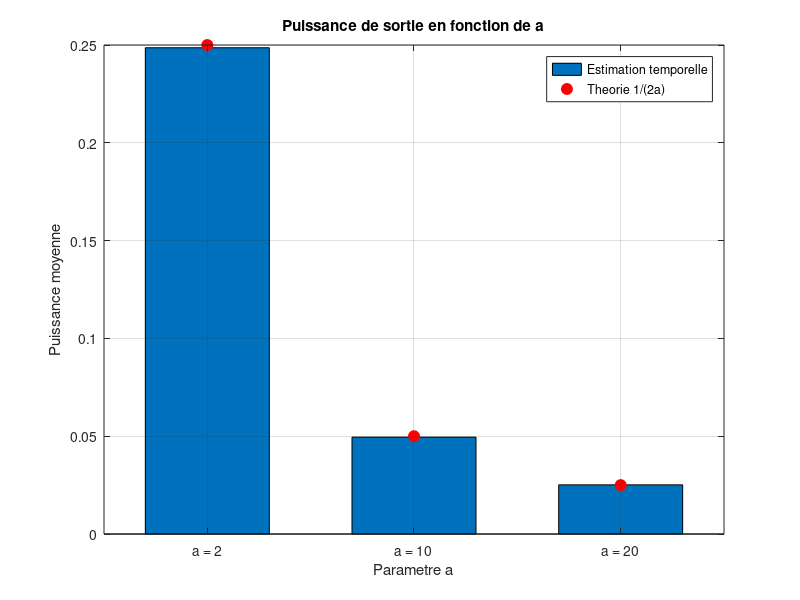

Write the MATLAB code that produced this figure.
clear; close all; clc;

rng(1);

Fs = 1000;
Ts = 1 / Fs;
N = 8192;
t = (0:N-1) * Ts;

a_list = [2 10 20];
M = 50;
n0 = find(t >= 4, 1);

h = cell(1, numel(a_list));
for k = 1:numel(a_list)
    a = a_list(k);
    L = min(N, ceil(8 / (a*Ts)) + 1);
    th = (0:L-1) * Ts;
    h{k} = exp(-a * th);
end

P_temps = zeros(size(a_list));
P_fft = zeros(size(a_list));
moyenne = zeros(size(a_list));

for m = 1:M
    x = sqrt(Fs) * randn(1, N);

    for k = 1:numel(a_list)
        y = conv(x, h{k}) * Ts;
        y = y(1:N);
        y_utile = y(n0:end);

        moyenne(k) = moyenne(k) + mean(y_utile);
        P_temps(k) = P_temps(k) + mean(y_utile.^2);

        n = numel(y_utile);
        P_fft(k) = P_fft(k) + (1 / n^2) * sum(abs(fft(y_utile)).^2);
    end
end

moyenne = moyenne / M;
P_temps = P_temps / M;
P_fft = P_fft / M;
P_theorie = 1 ./ (2 * a_list);

fprintf(' a     moyenne      puissance    Parseval     theorie 1/(2a)\n');
fprintf('-------------------------------------------------------------\n');
for k = 1:numel(a_list)
    fprintf('%2d  %10.5f  %11.5f  %11.5f  %14.5f\n', ...
            a_list(k), moyenne(k), P_temps(k), P_fft(k), P_theorie(k));
end

figure;
bar(1:numel(a_list), P_temps, 0.6);
hold on;
plot(1:numel(a_list), P_theorie, 'ro', 'MarkerFaceColor', 'r', ...
     'MarkerSize', 8);
grid on;
set(gca, 'XTick', 1:numel(a_list), ...
         'XTickLabel', arrayfun(@(a) sprintf('a = %g', a), a_list, ...
                                'UniformOutput', false));
xlabel('Parametre a');
ylabel('Puissance moyenne');
title('Puissance de sortie en fonction de a');
legend('Estimation temporelle', 'Theorie 1/(2a)', 'Location', 'best');
